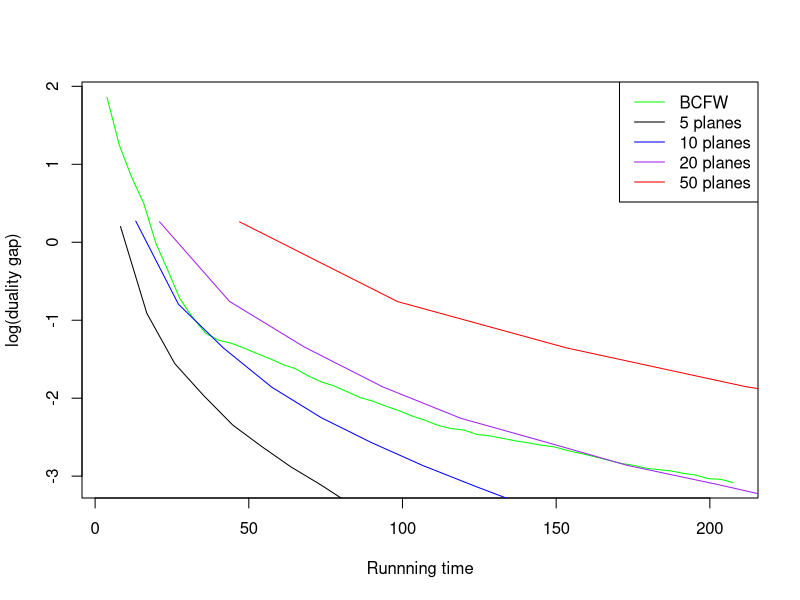
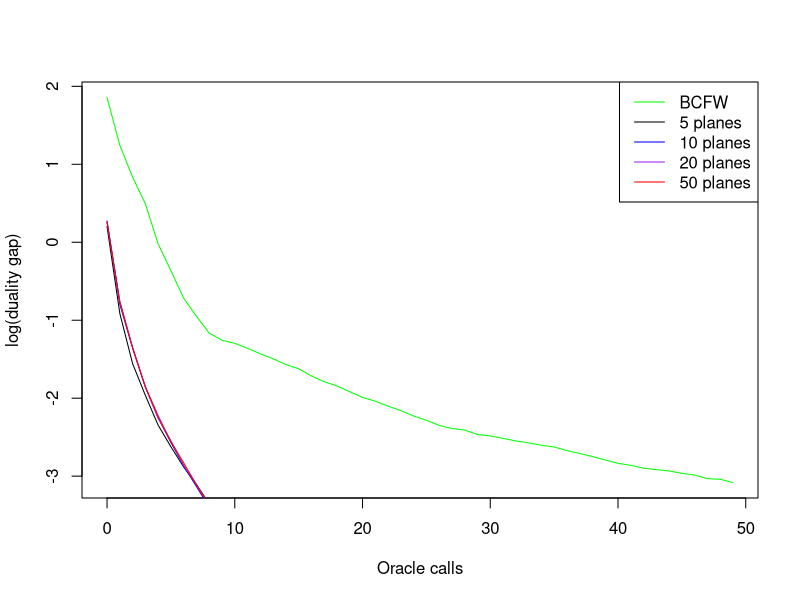
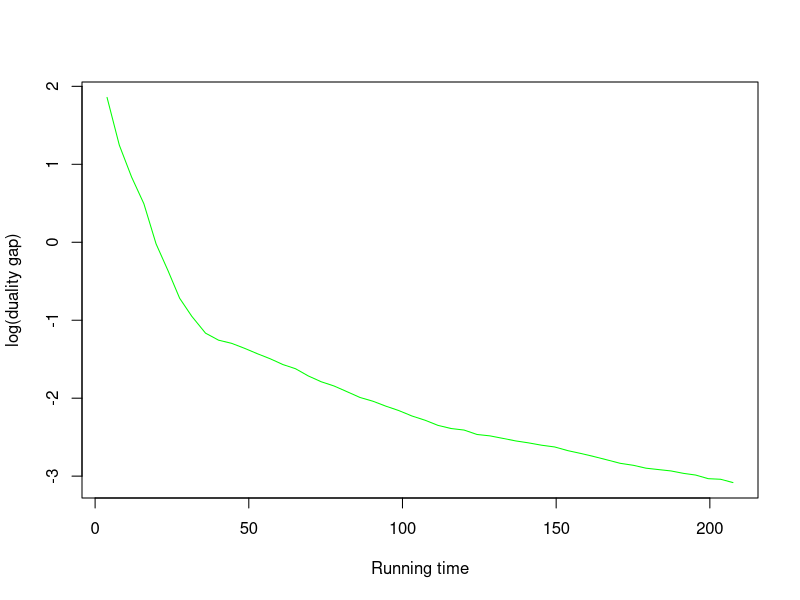

Write R code to recreate these figures, in order. (Note: this script raises an error after producing the figures.)
bcfw = read.table('bcfw_0planes.txt',header=TRUE)
bcfw_5 = read.table('bcfw_5planes.txt',header=TRUE)
bcfw_10 = read.table('bcfw_10planes.txt',header=TRUE)
bcfw_20 = read.table('bcfw_20planes.txt',header=TRUE)
bcfw_50 = read.table('bcfw_50planes.txt',header=TRUE)

bcfw_5_2iter = read.table('bcfw_5planes_2inneriter.txt',header=TRUE)
bcfw_5_5iter = read.table('bcfw_5planes_5inneriter.txt',header=TRUE)
bcfw_5_10iter = read.table('bcfw_5planes_10inneriter.txt',header=TRUE)
bcfw_5_20iter = read.table('bcfw_5planes_20inneriter.txt',header=TRUE)
#Remove time to get bounds
bcfw$bound_comp_time = cumsum(bcfw$time_after_bound - bcfw$time_before_bound)
bcfw$actual_time = bcfw$time_before_bound - c(0,bcfw$bound_comp_time[1:49])
bcfw_5$bound_comp_time = cumsum(bcfw_5$time_after_bound - bcfw_5$time_before_bound)
bcfw_5$actual_time = bcfw_5$time_before_bound - c(0,bcfw_5$bound_comp_time[1:49])
bcfw_10$bound_comp_time = cumsum(bcfw_10$time_after_bound - bcfw_10$time_before_bound)
bcfw_10$actual_time = bcfw_10$time_before_bound - c(0,bcfw_10$bound_comp_time[1:49])
bcfw_20$bound_comp_time = cumsum(bcfw_20$time_after_bound - bcfw_20$time_before_bound)
bcfw_20$actual_time = bcfw_20$time_before_bound - c(0,bcfw_20$bound_comp_time[1:49])
bcfw_50$bound_comp_time = cumsum(bcfw_50$time_after_bound - bcfw_50$time_before_bound)
bcfw_50$actual_time = bcfw_50$time_before_bound - c(0,bcfw_50$bound_comp_time[1:49])

bcfw_5_2iter$bound_comp_time = cumsum(bcfw_5_2iter$time_after_bound - bcfw_5_2iter$time_before_bound)
bcfw_5_2iter$actual_time = bcfw_5_2iter$time_before_bound - c(0,bcfw_5_2iter$bound_comp_time[1:49])
bcfw_5_5iter$bound_comp_time = cumsum(bcfw_5_5iter$time_after_bound - bcfw_5_5iter$time_before_bound)
bcfw_5_5iter$actual_time = bcfw_5_5iter$time_before_bound - c(0,bcfw_5_5iter$bound_comp_time[1:49])
bcfw_5_10iter$bound_comp_time = cumsum(bcfw_5_10iter$time_after_bound - bcfw_5_10iter$time_before_bound)
bcfw_5_10iter$actual_time = bcfw_5_10iter$time_before_bound - c(0,bcfw_5_10iter$bound_comp_time[1:49])
bcfw_5_20iter$bound_comp_time = cumsum(bcfw_5_20iter$time_after_bound - bcfw_5_20iter$time_before_bound)
bcfw_5_20iter$actual_time = bcfw_5_20iter$time_before_bound - c(0,bcfw_5_20iter$bound_comp_time[1:49])
# gap vs time
png('gapvstime.png')
plot(bcfw$actual_time, log(bcfw$duality_gap), col='green','l', xlab='Runnning time', ylab='log(duality gap)')
lines(bcfw_5$actual_time, log(bcfw_5$duality_gap), col='black')
lines(bcfw_10$actual_time, log(bcfw_10$duality_gap), col='blue')
lines(bcfw_20$actual_time, log(bcfw_20$duality_gap), col='purple')
lines(bcfw_50$actual_time, log(bcfw_50$duality_gap), col='red')
legend("topright", c('BCFW','5 planes', '10 planes', '20 planes', '50 planes'), lty=c(1,1,1,1,1), col=c('green','black','blue','purple','red'))
dev.off()
# gap vs oracle calls
png('gapvsoraclecalls.png')
plot(bcfw$iteration, log(bcfw$duality_gap), col='green','l', xlab='Oracle calls', ylab='log(duality gap)')
lines(bcfw_5$iteration, log(bcfw_5$duality_gap), col='black')
lines(bcfw_10$iteration, log(bcfw_10$duality_gap), col='blue')
lines(bcfw_20$iteration, log(bcfw_20$duality_gap), col='purple')
lines(bcfw_50$iteration, log(bcfw_50$duality_gap), col='red')
legend("topright", c('BCFW','5 planes', '10 planes', '20 planes', '50 planes'), lty=c(1,1,1,1,1), col=c('green','black','blue','purple','red'))
dev.off()

#5 planes, varying inner_iter
png('gapvstime_inneriter.png')
plot(bcfw$actual_time, log(bcfw$duality_gap), col='green','l', xlab='Running time', ylab='log(duality gap)')
lines(bcfw_5_2iter$actual_time, log(bcfw_5_2iter$duality_gap), col='black')
lines(bcfw_5_5iter$actual_time, log(bcfw_5_5iter$duality_gap), col='blue')
lines(bcfw_5_10iter$actual_time, log(bcfw_5_10iter$duality_gap), col='purple')
lines(bcfw_5_20iter$actual_time, log(bcfw_5_20iter$duality_gap), col='red')
legend("topright", c('BCFW','5 planes / 2 iter', '5 planes / 5 iter', '5 planes / 10 iter', '5 planes / 20 iter'), lty=c(1,1,1,1,1), col=c('green','black','blue','purple','red'))
dev.off()

#5 planes, varying inner_iter
png('gapvsoraclecalls_inneriter.png')
plot(bcfw$iteration, log(bcfw$duality_gap), col='green','l', xlab='Oracle calls', ylab='log(duality gap)')
lines(bcfw_5_2iter$iteration, log(bcfw_5_2iter$duality_gap), col='black')
lines(bcfw_5_5iter$iteration, log(bcfw_5_5iter$duality_gap), col='blue')
lines(bcfw_5_10iter$iteration, log(bcfw_5_10iter$duality_gap), col='purple')
lines(bcfw_5_20iter$iteration, log(bcfw_5_20iter$duality_gap), col='red')
legend("topright", c('BCFW','5 planes / 2 iter', '5 planes / 5 iter', '5 planes / 10 iter', '5 planes / 20 iter'), lty=c(1,1,1,1,1), col=c('green','black','blue','purple','red'))
dev.off()
